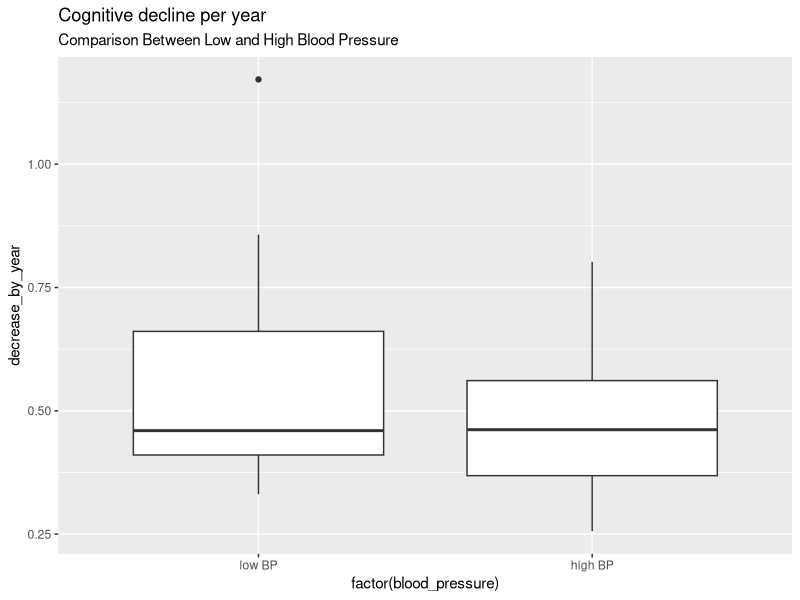
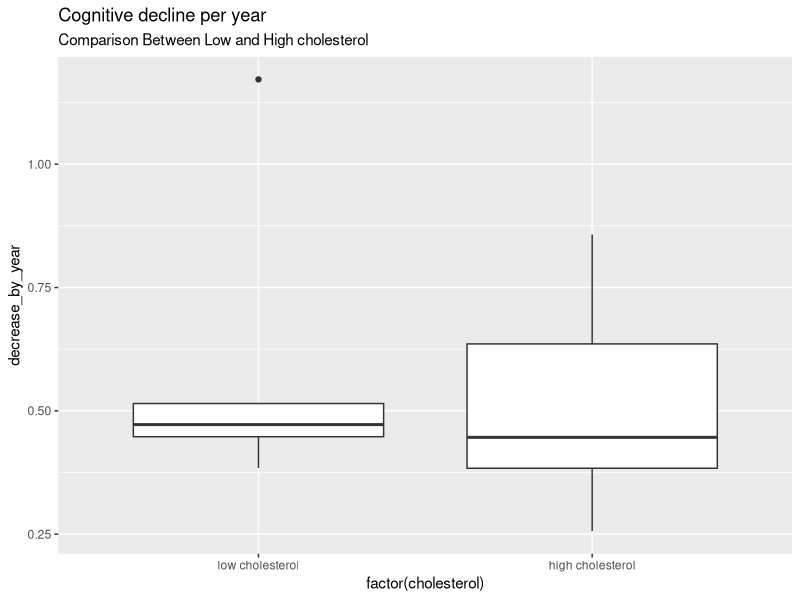
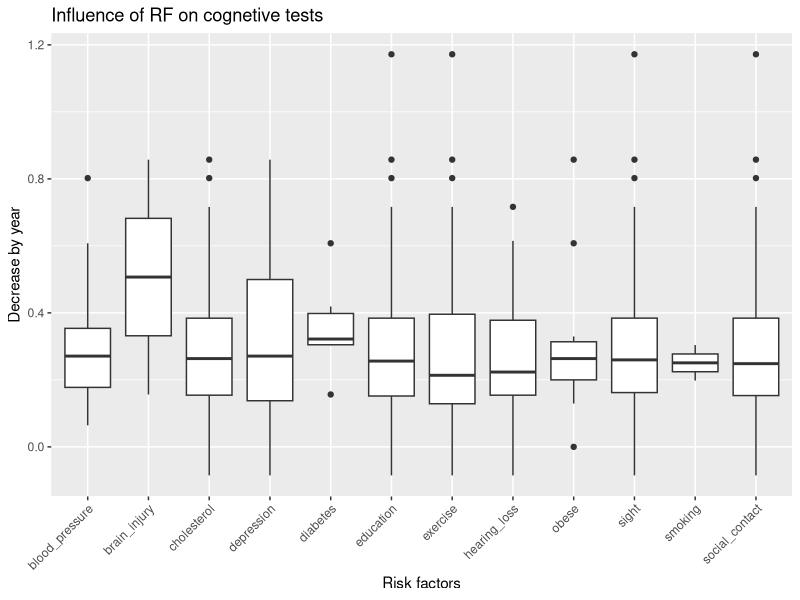
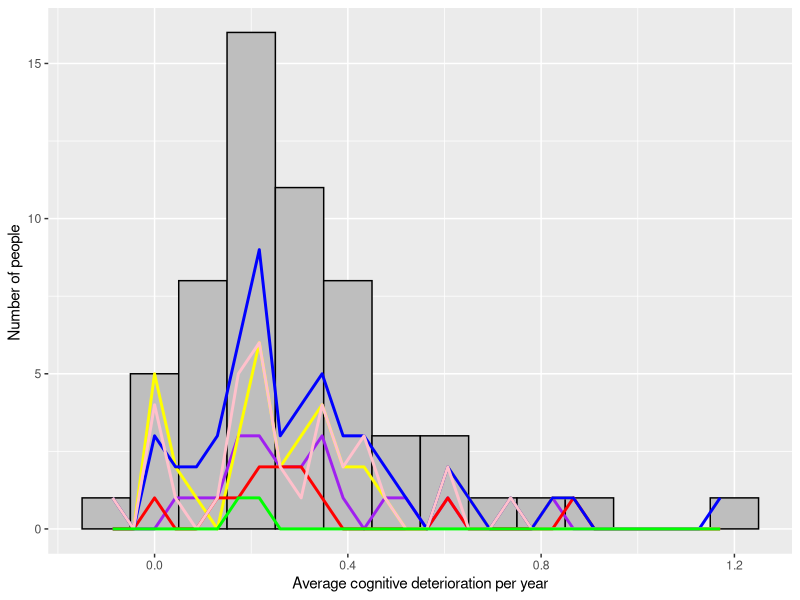
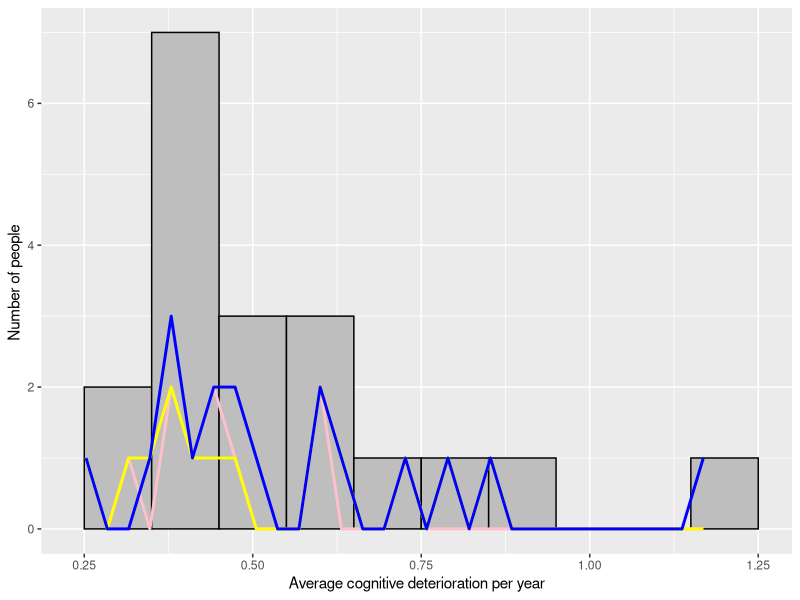

These figures' R source, in order:
install.packages("readr")
library(readr)
df<-read_tsv("risks_tests_20.tsv")


#verschil berekenen tussen beide cognitieve testen
df$verschil_cogn_test<- df$`MMSE`- df$`MOCA`



#verschil berekenen tussen data van afname cognitieve test
df$verschil_dag_testafn <- df$`MOCA_date`- df$`MMSE_date`

#verschil van dagen naar jaren zetten
df$verschil_jaar_testafn <- (df$`verschil_dag_testafn`/(365))

#numeriek maken aangezien R er dagen van maaktte
df$verschil_jaar_testafn <- as.numeric(df$verschil_jaar_testafn)



#daling cognitieve test per jaar
df$decrease_by_year <- (df$verschil_cogn_test/ (df$verschil_jaar_testafn))

library(tidyverse)


#grafiek maken: cognitieve achteruitgang linken met BP (ja/nee)
df_selected <- df |>
  filter(`MOCA`<26, `verschil_cogn_test`>=3)

df_selected |> 
  ggplot(aes(x = factor(blood_pressure), y = decrease_by_year)) +
  geom_boxplot() +
  scale_x_discrete(labels = c("-1" = "low BP", "1" = "high BP")) +
  labs(
  title="Cognitive decline per year",
  subtitle = "Comparison Between Low and High Blood Pressure"
)


#vergelijken op cholesterol
df_selected |> 
  ggplot(aes(x = factor(cholesterol), y = decrease_by_year)) +
  geom_boxplot() +
  scale_x_discrete(labels = c("-1" = "low cholesterol", "1" = "high cholesterol")) +
  labs(
    title="Cognitive decline per year",
    subtitle = "Comparison Between Low and High cholesterol"
  )

#alle boxplotten tesamen om te kijken welke RF eruit springt
df_tesamen<- df|> 
  select(hearing_loss, cholesterol, education, depression, social_contact, 
         brain_injury, sight, exercise, diabetes, smoking, blood_pressure, 
         obese, decrease_by_year) |>
  gather(key = "risicofactoren", value = "waarde", -decrease_by_year) |> 
  filter(waarde == 1)


ggplot(df_tesamen, aes(x = risicofactoren, y = decrease_by_year)) +
  geom_boxplot() + 
  labs(
    title = "Influence of RF on cognetive tests",
       x = "Risk factors",
       y = "Decrease by year") +
  theme(axis.text.x = element_text(angle = 45, hjust = 1))


#GRAFIEK MAKEN
library(ggplot2)

ggplot(df, aes(x = decrease_by_year)) +
  geom_histogram(color = "black", fill= "grey", binwidth=0.1)+
  geom_line(data = df[df$blood_pressure == 1, ], 
            aes(y = ..count..), stat = "bin", color = "purple", size = 1)+
  geom_line(data = df[df$cholesterol == 1, ], 
            aes(y = ..count..), stat = "bin", color = "yellow", size = 1)+
  geom_line(data = df[df$obese == 1, ], 
            aes(y = ..count..), stat = "bin", color = "red", size = 1)+
  geom_line(data = df[df$sight == 1, ], #1 of -1??
            aes(y = ..count..), stat = "bin", color = "blue", size = 1)+
  geom_line(data = df[df$hearing_loss == 1, ], 
            aes(y = ..count..), stat = "bin", color = "pink", size = 1)+
  geom_line(data = df[df$education == -1, ], #-1 want willen degene met lage eduation
            aes(y = ..count..), stat = "bin", color = "green", size = 1)+
  labs(
    x = "Average cognitive deterioration per year",
    y = "Number of people ", 
    color = "blood pressure"
  )


#nu selecteren op mensen met score lager dan 26 en verschil >3: 
library(ggplot2)

ggplot(df_selected, aes(x = decrease_by_year)) +
  geom_histogram(color = "black", fill= "grey", binwidth=0.1, na.rm = TRUE)+
  geom_line(data = df_selected[df_selected$hearing_loss == 1, ], 
            aes(y = ..count..), stat = "bin", color = "pink", size = 1)+
  geom_line(data = df_selected[df_selected$cholesterol == 1, ], 
            aes(y = ..count..), stat = "bin", color = "yellow", size = 1)+
  geom_line(data = df_selected[df_selected$sight == 1, ], #1 of -1?????? -> slecht is ja: 1
            aes(y = ..count..), stat = "bin", color = "blue", size = 1)+
  labs(
    x = "Average cognitive deterioration per year",
    y = "Number of people ", 
  )

